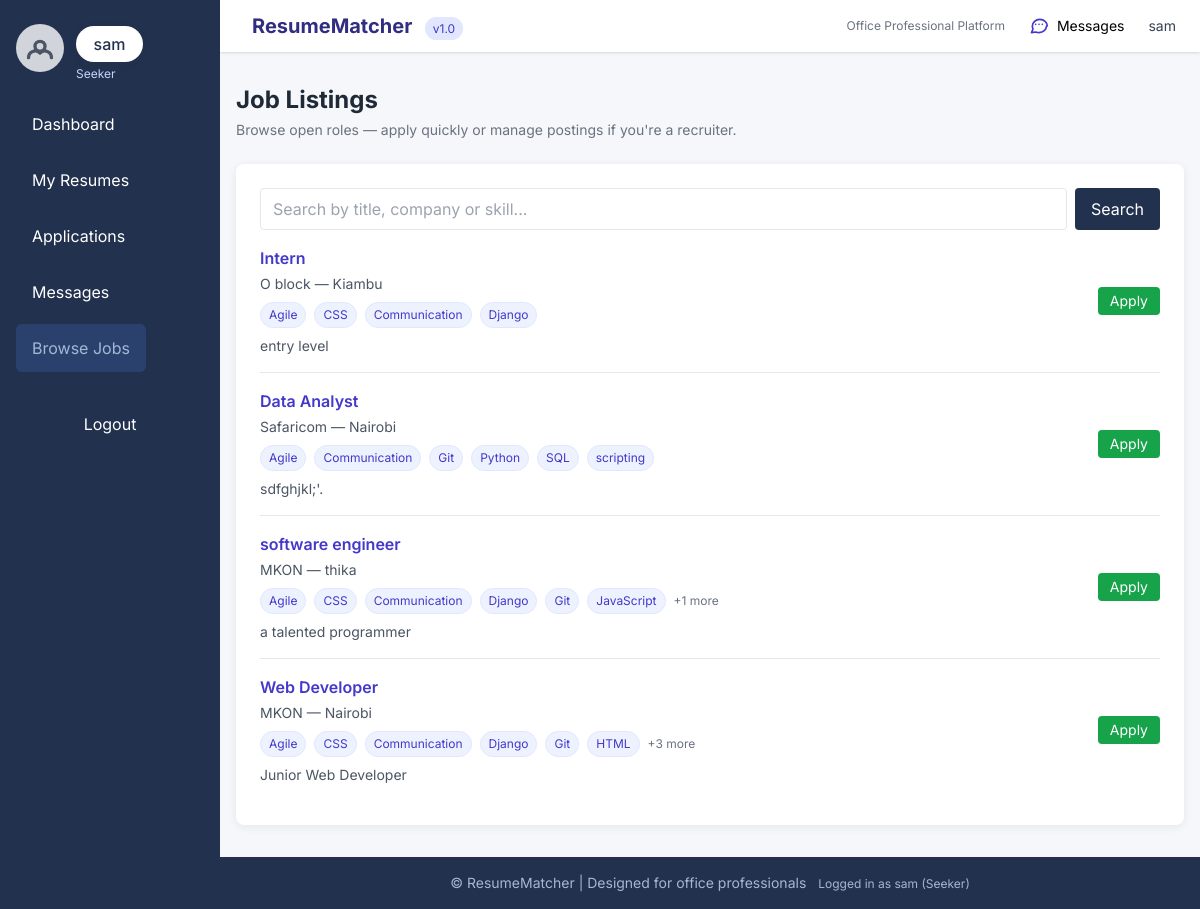
Page /jobs/ (signed in) on the committed database.
### core/models.py (models this page shows, shortened)
class User(AbstractUser):
    USER_TYPES = (
        ('seeker', 'Job Seeker'),
        ('recruiter', 'Recruiter'),
        ('admin', 'Admin'),
    )
    account_type = models.CharField(max_length=10, choices=USER_TYPES, default='seeker')
    email = models.EmailField(unique=True)
    profile_picture = models.ImageField(upload_to='profiles/', blank=True, null=True)
    created_at = models.DateTimeField(auto_now_add=True)
    updated_at = models.DateTimeField(auto_now=True)
    class Meta:
        db_table = 'users'
        verbose_name = 'User'
        verbose_name_plural = 'Users'

class Job_Posting(models.Model):
    job_id = models.AutoField(primary_key=True)
    title = models.CharField(max_length=200)
    company = models.CharField(max_length=200)
    location = models.CharField(max_length=100, blank=True)
    description = models.TextField()
    requirements = models.ManyToManyField(Skill, blank=True, related_name='job_postings')
    requirements_text = models.TextField(blank=True, null=True, help_text="Optional free-text requirements")
    salary_range = models.CharField(max_length=50, blank=True, help_text="e.g., 'KES 50,000 - 100,000'")
    posted_by = models.ForeignKey(
        User, on_delete=models.CASCADE, related_name='posted_jobs',
        limit_choices_to={'account_type': 'recruiter'}
    )
    duration_min_months = models.PositiveSmallIntegerField(
        blank=True,
        null=True,
        validators=[MinValueValidator(0), MaxValueValidator(120)],
        help_text="Minimum expected duration in months (0 = open/indefinite)"
    )
    duration_max_months = models.PositiveSmallIntegerField(
        blank=True,
        null=True,
        validators=[MinValueValidator(0), MaxValueValidator(120)],
        help_text="Maximum expected duration in months (leave blank for open-ended)"
    )
    application_deadline = models.DateTimeField(
        blank=True,
        null=True,
        help_text="Optional deadline (date & time). After this time applications will be closed."
    )
    is_active = models.BooleanField(default=True)
    created_at = models.DateTimeField(auto_now_add=True)
    updated_at = models.DateTimeField(auto_now=True)
    class Meta:
        db_table = 'job_postings'
        verbose_name = 'Job Posting'
        verbose_name_plural = 'Job Postings'
        ordering = ['-created_at']

class Skill(models.Model):
    name = models.CharField(max_length=100, unique=True)
    slug = models.SlugField(max_length=120, unique=True, blank=True)
    class Meta:
        db_table = 'skills'
        ordering = ['name']
        verbose_name = 'Skill'
        verbose_name_plural = 'Skills'

### core/views.py (the view)
# urls.py: path('jobs/', views.job_list, name='job_list'),
@login_required
def job_list(request):
    jobs = Job_Posting.objects.all()
    return render(request, 'jobs/job_list.html', {'jobs': jobs})

### core/templates/jobs/job_list.html (shortened to what this page needs)
{% extends "base.html" %}
{% block content %}
<div class="mb-6 flex items-center justify-between">
    <div>
        <h1 class="text-2xl font-bold text-gray-800">Job Listings</h1>
        <p class="text-sm text-gray-500 mt-1">Browse open roles — apply quickly or manage postings if you're a recruiter.</p>
    </div>
</div>
<div class="card p-6">
    <form method="get" class="mb-4 flex gap-2">
        <input
            type="search"
            name="q"
            value="{{ request.GET.q|default:'' }}"
            placeholder="Search by title, company or skill..."
            class="w-full px-3 py-2 border rounded"
        />
        <button type="submit" class="btn-primary px-4 py-2 rounded">Search</button>
    </form>
    {% if jobs %}
        <ul class="space-y-4">
            {% for job in jobs %}
            <li class="flex flex-col sm:flex-row sm:items-center sm:justify-between gap-3 pb-4 border-b last:border-b-0">
                <div class="min-w-0">
                    <a href="{% url 'job_detail' job.pk %}" class="text-indigo-700 font-semibold hover:underline block truncate">
                        {{ job.title }}
                    </a>
                    <div class="mt-1 text-sm text-gray-600">
                        {{ job.company }}{% if job.location %} &mdash; {{ job.location }}{% endif %}
                    </div>
                    {% if job.requirements.exists %}
                    <div class="mt-2 flex flex-wrap gap-2">
                        {% for skill in job.requirements.all|slice:":6" %}
                            <span class="text-xs px-2 py-1 rounded-full bg-indigo-50 text-indigo-700 border border-indigo-100">{{ skill.name }}</span>
                        {% endfor %}
                        {% if job.requirements.count > 6 %}
                            <span class="text-xs text-gray-500 self-center">+{{ job.requirements.count|add:-6 }} more</span>
                        {% endif %}
                    </div>
                    {% elif job.requirements_text %}
                        <p class="mt-2 text-sm text-gray-600">{{ job.requirements_text|truncatechars:140 }}</p>
                    {% endif %}
                    {% if job.description %}
                        <p class="mt-2 text-sm text-gray-600 line-clamp-3">{{ job.description|truncatechars:200 }}</p>
                    {% endif %}
                </div>
                <div class="flex items-center gap-2 sm:justify-end">
                    {% if user.account_type == 'seeker' %}
                        <a href="{% url 'application_create' job.pk %}" class="px-3 py-1 rounded bg-green-600 hover:bg-green-700 text-white text-sm">Apply</a>
                    {% endif %}
                </div>
            </li>
            {% endfor %}
        </ul>
    {% endif %}
</div>
{% endblock %}

### core/templates/base.html (shortened to what this page needs)
<!DOCTYPE html>
<html lang="en">
<head>
    <script src="https://cdn.tailwindcss.com"></script>
</head>
<body>
    <div id="app-wrap">
        {% if user.is_authenticated %}
        <aside id="app-sidebar" class="sidebar flex flex-col items-start py-6 px-4" role="navigation" aria-label="Main menu">
            <div class="w-full flex items-center justify-between">
                <div class="flex items-center">
                    {% if user.profile_picture %}
                        <img src="{{ user.profile_picture.url }}" alt="Profile Picture" class="profile-pic mb-2">
                    {% else %}
                        <div class="profile-pic mb-2 flex items-center justify-center bg-gray-300 text-gray-600" aria-hidden="true">
                            <svg class="h-10 w-10" fill="none" stroke="currentColor" viewBox="0 0 24 24">
                                <path stroke-linecap="round" stroke-linejoin="round" stroke-width="2"
                                      d="M5.121 17.804A4 4 0 0112 15a4 4 0 016.879 2.804M15 11a3 3 0 11-6 0 3 3 0 016 0z" />
                            </svg>
                        </div>
                    {% endif %}
                    <div class="ml-3">
                        <div class="user-badge mb-1">{{ user.username }}</div>
                        <div class="text-xs text-indigo-200">{{ user.account_type|title }}</div>
                    </div>
                </div>
            </div>
            <nav class="nav-links w-full mt-4" aria-label="User navigation">
                {% if user.account_type == 'seeker' %}
                    <a href="{% url 'seeker_dashboard' %}" class="{% if request.resolver_match.url_name == 'seeker_dashboard' %}active{% endif %}">Dashboard</a>
                    <a href="{% url 'resume_list' %}" class="{% if request.resolver_match.url_name == 'resume_list' %}active{% endif %}">My Resumes</a>
                    <a href="{% url 'application_list' %}" class="{% if request.resolver_match.url_name == 'application_list' %}active{% endif %}">Applications</a>
                    <a href="{% url 'conversations_list' %}" class="{% if request.resolver_match.url_name == 'conversations_list' %}active{% endif %}">
                        Messages
                    </a>
                    <a href="{% url 'job_list' %}" class="{% if request.resolver_match.url_name == 'job_list' %}active{% endif %}">Browse Jobs</a>
                {% else %}
                    <a href="{% url 'job_list' %}">Browse Jobs</a>
                {% endif %}
            </nav>
            <form action="{% url 'logout' %}" method="post" class="mt-8 px-2 w-full">
                <button type="submit" class="btn-primary w-full py-2 rounded">Logout</button>
            </form>
        </aside>
        {% endif %}
        <div id="main-wrap" class="main-content-wrap flex flex-col min-h-screen" role="main">
            {% if user.is_authenticated %}
            <header class="bg-white shadow flex items-center justify-between px-6 py-3">
                <div class="flex items-center space-x-2">
                    <div>
                        <span class="font-bold text-xl text-indigo-900">ResumeMatcher</span>
                        <span class="text-xs bg-indigo-100 text-indigo-700 px-2 py-1 rounded-full ml-2">v1.0</span>
                    </div>
                </div>
                <div class="flex items-center space-x-3">
                    <span class="text-xs text-gray-500 hidden sm:block">Office Professional Platform</span>
                    <a href="{% url 'conversations_list' %}" class="text-sm px-3 py-1 hover:bg-gray-100 rounded hidden sm:inline-flex items-center" title="Messages">
                        Messages
                    </a>
                    <div class="ml-2 text-sm hidden sm:block">
                        <span class="text-gray-700">{{ user.get_full_name|default:user.username }}</span>
                    </div>
                </div>
            </header>
            {% endif %}
            <main class="scrollable-content max-w-5xl mx-auto py-8 px-4 w-full">
                {% block content %}{% endblock %}
            </main>
            <footer class="office-footer py-4 text-center text-sm mt-auto">
                &copy; {{ now|date:"Y" }} ResumeMatcher | Designed for office professionals
                <span class="ml-2 text-xs">
                    {% if user.is_authenticated %}
                        Logged in as {{ user.username }} ({{ user.account_type|title }})
                    {% else %}
                        Guest Mode
                    {% endif %}
                </span>
            </footer>
        </div>
    </div>
</body>
</html>

### core/templates/base.html (style rules this page uses)
html, body { height: 100%; margin: 0; padding: 0; }
body { font-family: 'Inter', Arial, sans-serif; background-color: #f5f7fa; height: 100vh; }
#app-wrap { min-height: 100vh; height: 100vh; display: flex; }
.office-footer { background-color: #22314e; color: #a4b8d3; }
.card { background: #fff; border-radius: 0.5rem; box-shadow: 0 2px 8px rgba(34,49,78,0.08); }
.btn-primary { background: #22314e; color: #fff; }
.sidebar { background: #22314e; min-width: 220px; max-width: 260px; color: #fff; flex-shrink: 0; height: 100vh; position: fixed; left: 0; top: 0; z-index: 40; transition: transform .22s ease; }
.sidebar a { color: #fff; display: block; padding: .75rem 1rem; border-radius: .375rem; transition: background .2s, color .2s; text-align: left; }
.sidebar a:hover, .sidebar .active { background: #2a416e; color: #a4b8d3; }
.sidebar .profile-pic { width: 48px; height: 48px; border-radius: 50%; object-fit: cover; margin-bottom: 0.75rem; }
.user-badge { background: #fff; color: #22314e; padding: .4rem 1.1rem; border-radius: 9999px; font-weight: 500; box-shadow: 0 2px 8px rgba(34,49,78,0.08); }
.nav-links { display: flex; flex-direction: column; align-items: flex-start; gap: 0.5rem; width: 100%; margin-top: 1.5rem; }
.sidebar form { width: 100%; }
.main-content-wrap { margin-left: 220px; width: calc(100vw - 220px); min-height: 100vh; display: flex; flex-direction: column; transition: margin-left .22s ease; }
.scrollable-content { flex: 1 1 auto; overflow-y: auto; padding-bottom: 1rem; }

### rows in the picture
User: username "sam", account_type "Seeker", get_full_name "sam"
Job_Posting: title "Intern", company "O block", location "Kiambu", description "entry level"
Skill: name "Agile"
Skill: name "CSS"
Skill: name "Communication"
Skill: name "Django"
Job_Posting: title "Data Analyst", company "Safaricom", location "Nairobi", description "sdfghjkl;'."
Skill: name "Git"
Skill: name "Python"
Skill: name "SQL"
Skill: name "scripting"
Job_Posting: title "software engineer", company "MKON", location "thika", requirements.count|add "1", description "a talented programmer"
Skill: name "JavaScript"
Job_Posting: title "Web Developer", company "MKON", location "Nairobi", requirements.count|add "3", description "Junior Web Developer"
Skill: name "HTML"
